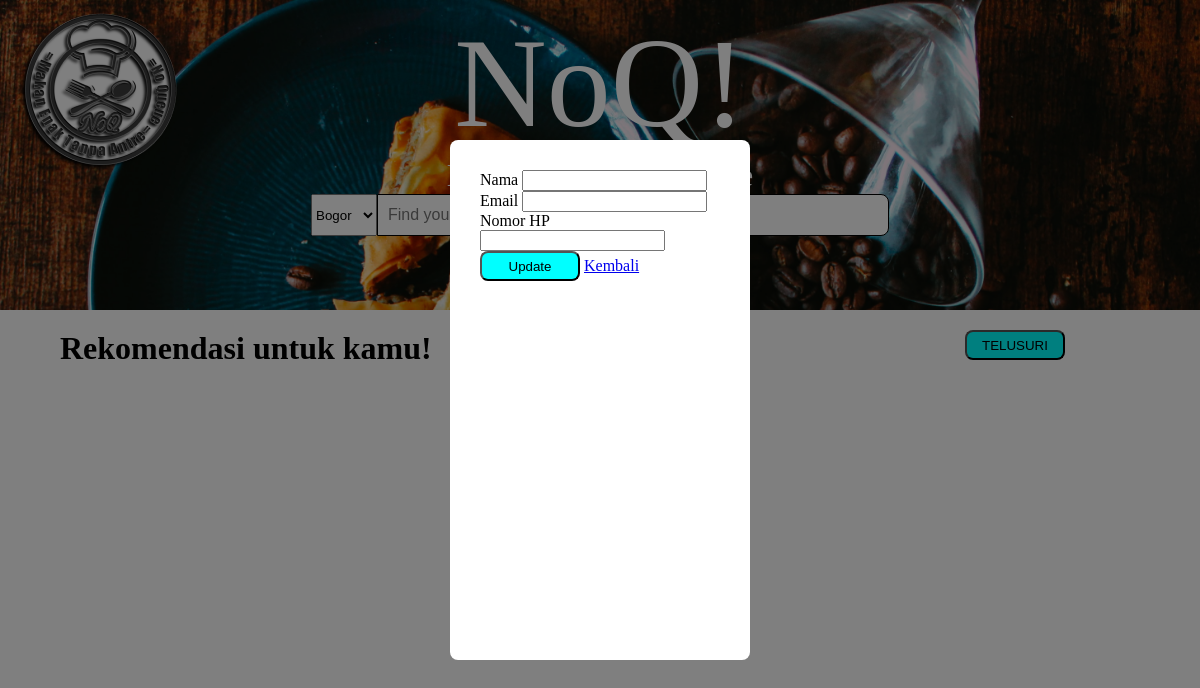
Before: /profile_edit.php with the older database file.
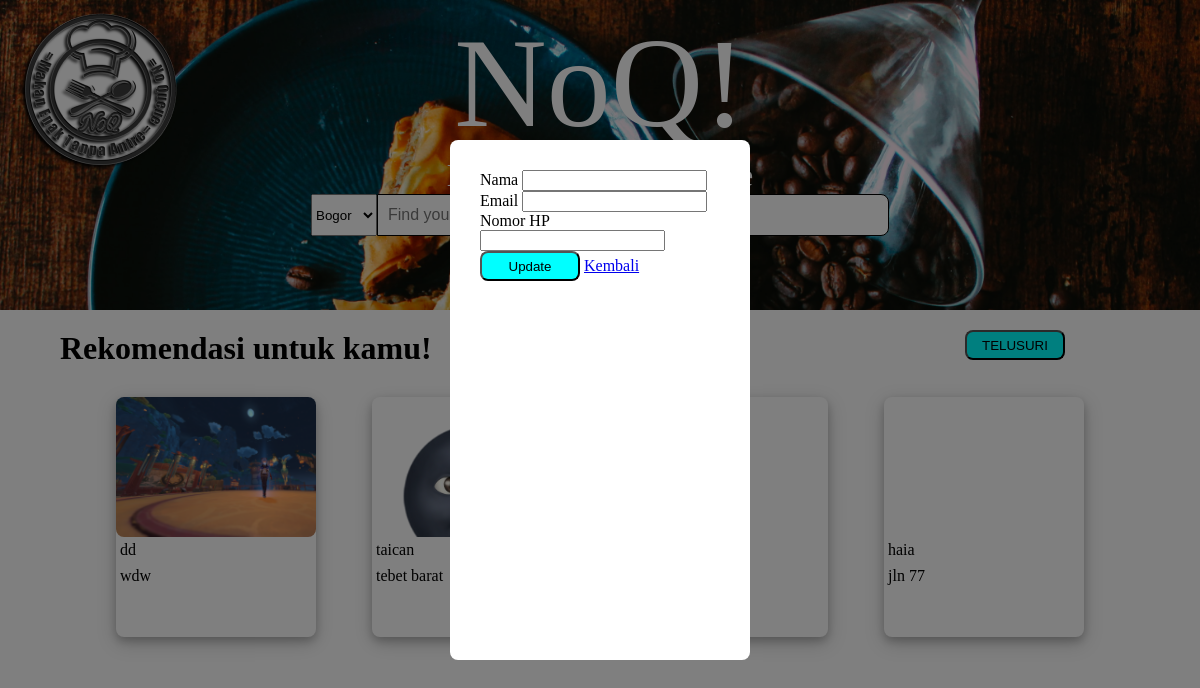
After: the same page with the newer database file.
### tables this page shows
CREATE TABLE `restoran` (
  `resto_id` int(11) NOT NULL,
  `resto_name` varchar(24) NOT NULL,
  `resto_address` varchar(64) NOT NULL,
  `resto_number` varchar(20) NOT NULL,
  `resto_image` varchar(255) NOT NULL,
  `loc_id` int(11) NOT NULL
);

### profile_edit.php (the view, shortened to what this page needs)
<!DOCTYPE html>
<html lang="en">
  <head>
    <link rel="stylesheet" href="style.css" />
  </head>
  <body>
  <header class="header" style="background-image: url(./admin/images/cover-resto.jpeg)">
      <a href="./index.php">
        <img
          style="position: absolute; top: 0px; left: 0px"
          src="./admin/images/logo.png"
          alt="logo"
      /></a>
      <div class="center">
        <span class="judul">NoQ!</span>
        <br />
        <span class="motto">Makan enak tanpa antre</span>
      </div>
      <div class="search-location">
        <select name="location" id="location">
          <option value="bogor">Bogor</option>
        </select>
        <div class="search-bar">
        </div>
      </div>
    </header>
    <div class="content">
      <div class="recommendation-container">
        <h3>Rekomendasi untuk kamu!</h3>
        <button>TELUSURI</button>
      </div>
      <div class="cards">
      <?php
              $db = mysqli_connect('localhost','root', 'subhan2122', 'noq');
                $query = mysqli_query($db, "select * from restoran");
                while($resto = mysqli_fetch_array($query))
                {?>
                 <?php $res_img = "admin/images/".$resto['resto_image'];?>
                  <div class="card">
                    <span
                      class="card-image"
                      style="background-image: url('<?php echo $res_img;?>');"
                    ></span>
                    <div class="card-content">
                      <span class="nama-resto"><?php echo $resto['resto_name'];?></span>
                      <span class="alamat"><?php echo $resto['resto_address'];?></span>
                    </div>
                  </div>
               <?php }?>
      </div>
    </div>
    <div class="modal-bg">
    	<div class="modal" style="height: 55%">
      <?php
        $user = $_SESSION['username'];
        $query = mysqli_query($db, "select nama,email,no_hp,password from users where username='$user'");
        $users = mysqli_fetch_array($query);
        ?>
			<form method="post" action="profile_edit.php" class="form" enctype="multipart/form-data">
				<div class="input-group">
					<label>Nama</label>
					<input type="text" name="nama" value="<?php echo $users['nama']; ?>">
				</div>
				<div class="input-group">
					<label>Email</label>
					<input type="email" name="email" value="<?php echo $users['email']; ?>">
				</div>
        <div class="input-group">
					<label>Nomor HP</label>
					<input type="text" name="no_hp" value="<?php echo $users['no_hp']; ?>">
				</div>
				<div class="input-group">
					<button type="submit" class="btn" name="edit">Update</button>
          <a href="./profile.php">Kembali</a>
				</div>
			</form>
		</div>
	</div>
  </body>
</html>

Changed rows visible on the page:
now on this page (row unchanged): restoran: shows a picture, resto_name "dd", resto_address "wdw"
added restoran: resto_name "taican", resto_address "tebet barat"
added restoran: resto_name "haia", resto_address "jln 77"
